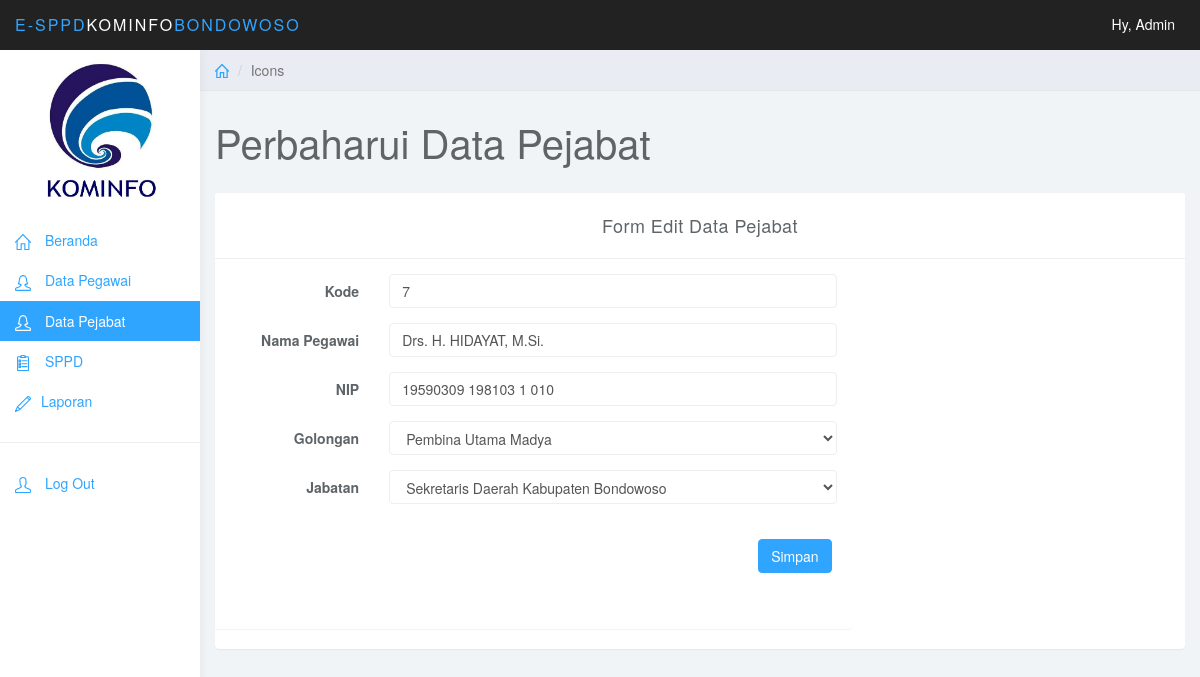
Screenshot of /editpejabat.php?kode_pegawai=7 with the database file from the repository.
### tables this page shows
CREATE TABLE IF NOT EXISTS `tb_pejabat` (
  `kode_pejabat` int(11) NOT NULL AUTO_INCREMENT,
  `nama_pejabat` varchar(100) NOT NULL,
  `nippj` varchar(30) NOT NULL,
  `kode_jabatan` varchar(100) NOT NULL,
  `kode_golongan` varchar(100) NOT NULL,
  PRIMARY KEY (`kode_pejabat`)
);

CREATE TABLE IF NOT EXISTS `tb_golongan` (
  `kode_golongan` int(10) NOT NULL AUTO_INCREMENT,
  `golongan` varchar(100) DEFAULT NULL,
  `eselon` varchar(50) DEFAULT NULL,
  PRIMARY KEY (`kode_golongan`)
);

CREATE TABLE IF NOT EXISTS `tb_jabatan` (
  `kode_jabatan` int(11) NOT NULL AUTO_INCREMENT,
  `jabatan` varchar(200) NOT NULL,
  PRIMARY KEY (`kode_jabatan`)
);

### editpejabat.php (the view, shortened to what this page needs)
<?php
$kodepegawai = $_GET['kode_pegawai'];
        $query =mysql_query("SELECT
tb_pejabat.kode_pejabat,
tb_pejabat.nama_pejabat,
tb_pejabat.nippj,
tb_golongan.golongan,
tb_golongan.kode_golongan,
tb_golongan.eselon,
tb_jabatan.jabatan,
tb_jabatan.kode_jabatan
FROM
tb_golongan
Inner Join tb_pejabat ON tb_pejabat.kode_golongan = tb_golongan.kode_golongan
Inner Join tb_jabatan ON tb_pejabat.kode_jabatan = tb_jabatan.kode_jabatan
 where kode_pejabat=$kodepegawai") or die (mysql_error());
        $data =mysql_fetch_array($query);
 ?>
<!DOCTYPE html>
<html>
<head>
<link href="css/bootstrap.min.css" rel="stylesheet">
<link href="css/datepicker3.css" rel="stylesheet">
<link href="css/styles.css" rel="stylesheet">
</head>
<body>
	<nav class="navbar navbar-inverse navbar-fixed-top" role="navigation">
		<div class="container-fluid">
			<div class="navbar-header">
			<a class="navbar-brand" href="#"><marquee><span>e-SPPD</span>KOMINFO<span>BONDOWOSO</span></marquee></a>
				<ul class="user-menu">
					<li class="dropdown pull-right">
						<a>Hy, Admin </a>
					</li>
				</ul>
			</div>
		</div>
	</nav>
	<div id="sidebar-collapse" class="col-sm-3 col-lg-2 sidebar">
		<img src="image/kominfo.jpg" width="200" height="170">
		<ul class="nav menu">
			<li><a href="beranda.php"><svg class="glyph stroked home"><use xlink:href="#stroked-home"/></svg> Beranda</a></li>
			<li><a href="pegawai.php"><svg class="glyph stroked female user"><use xlink:href="#stroked-female-user"/></svg> Data Pegawai</a></li>
			<li class="active"><a href="pejabat.php"><svg class="glyph stroked female user"><use xlink:href="#stroked-female-user"/></svg> Data Pejabat</a></li>
			<li><a href="sppd.php"><svg class="glyph stroked clipboard with paper"><use xlink:href="#stroked-clipboard-with-paper"/></svg> SPPD</a></li>
			<li><a href="laporan.php"><svg class="glyph stroked pencil"><use xlink:href="#stroked-pencil"></use></svg>Laporan</a></li>
			<li role="presentation" class="divider"></li>
			<li><a href="index.php"><svg class="glyph stroked male-user"><use xlink:href="#stroked-male-user"></use></svg> Log Out</a></li>
		</ul>
	</div>
	<div class="col-sm-9 col-sm-offset-3 col-lg-10 col-lg-offset-2 main">
		<div class="row">
			<ol class="breadcrumb">
				<li><a href="#"><svg class="glyph stroked home"><use xlink:href="#stroked-home"></use></svg></a></li>
				<li class="active">Icons</li>
			</ol>
		</div>
		<div class="row">
			<div class="col-lg-12">
				<h1 class="page-header">Perbaharui Data Pejabat</h1>
			</div>
		</div>
		<div class="panel panel-default">
		<div class="panel-heading" align="center">Form Edit Data Pejabat</div>
			<div class="row">
				<div class="col-md-8">
					<div class="panel panel-default">
						<div class="panel-body">
							<form class="form-horizontal"  method="post">
								<fieldset>
									<div class="form-group">
										<label class="col-md-3 control-label" for="name">Kode</label>
										<div class="col-md-9">
										<input id="name" name="kodepegawai" type="text" placeholder="Masukkan Kode" class="form-control" value="<?php  echo $data['kode_pejabat']; ?>">
										</div>
									</div>
									<div class="form-group">
										<label class="col-md-3 control-label" for="name">Nama Pegawai</label>
										<div class="col-md-9">
										<input id="name" name="namapegawai" type="text" placeholder="Masukkan Nama Pegawai" class="form-control" value="<?php  echo $data['nama_pejabat']; ?>">
										</div>
									</div>
									<div class="form-group">
										<label class="col-md-3 control-label" for="name">NIP</label>
										<div class="col-md-9">
										<input id="name" name="nip" type="text" placeholder="Masukkan Nomor Induk Pegawai" class="form-control" value="<?php  echo $data['nippj']; ?>">
										</div>
									</div>
									<div class="form-group">
										<label class="col-md-3 control-label" for="name">Golongan</label>
										<div class="col-md-9">
											<select class="form-control" name="namagolongan">
												<option value="<?php echo $data['kode_golongan'] ?>"><?php echo $data['golongan'] ?></option>
											</select>
										</div>
									</div>
									<div class="form-group">
										<label class="col-md-3 control-label" for="name">Jabatan</label>
										<div class="col-md-9">
											<select class="form-control" name="namajabatan">
												<option value="<?php echo $data['kode_jabatan'] ?>"><?php echo $data['jabatan'] ?></option>
											</select>
										</div>
									</div>
									<div class="form-group">
										<div class="col-md-12 widget-right">
											<button type="submit" class="btn btn-primary btn-md pull-right" name="update">Simpan</button>
										</div>
									</div>
								</fieldset>
							</form>
						</div>
					</div>
				</div>
			</div>
	</div>
</body>
</html>

### css/styles.css (style rules this page uses)
body { background: #f1f4f7; padding-top: 50px; color: #5f6468; }
a, a:hover, a:focus { color: #30a5ff; }
h1, h2, h3, h4, h5, h6 { color: #5f6468; }
h1 { font-weight: 300; font-size: 40px; }
.form-control { border: 1px solid #eee; box-shadow: none; }
.navbar-header .navbar-brand { color: #fff; font-size: 16px; text-transform: uppercase; font-weight: 500; letter-spacing: 2px; }
.navbar-header .navbar-brand span { color: #30a5ff; }
.btn-primary, .btn-primary:hover, .btn-primary:focus, .btn-primary:active, .btn-primary.active, .open > .dropdown-toggle.btn-primary, .btn-primary.disabled, .btn-primary[disabled], fieldset[disabled] .btn-primary, .btn-primary.disabled:hover, .btn-primary[disabled]:hover, fieldset[disabled] .btn-primary:hover, .btn-primary.disabled:focus, .btn-primary[disabled]:focus, fieldset[disabled] .btn-primary:focus, .btn-primary.disabled:active, .btn-primary[disabled]:active, fieldset[disabled] .btn-primary:active, .btn-primary.disabled.active, .btn-primary[disabled].active, fieldset[disabled] .btn-primary.active { background-color: #30a5ff; border-color: #30a5ff; }
.panel { border: 0; }
.panel-heading { font-size: 18px; font-weight: 300; letter-spacing: 0.025em; height: 66px; line-height: 45px; }
.panel-default .panel-heading { background: #fff; border-bottom: 1px solid #eee; color: #5f6468; }
.widget-right { text-align: left; line-height: 1.6em; margin: 0px; padding: 20px; height: 80px; color: #999; font-weight: 300; background: #fff; border-top-right-radius: 4px; border-bottom-right-radius: 4px; }
.navbar { border: 0; }
.user-menu { display: inline-block; margin-top: 14px; margin-right: 10px; float: right; list-style: none; padding: 0; }
.user-menu a { color: #fff; }
.sidebar { display: block; background-color: #fff; padding: 0; display: none; }
@media (min-width: 768px) { .sidebar { display: block; position: fixed; top: 50px; bottom: 0; left: 0; z-index: 1000; display: block; margin: 0; padding: 0; overflow-x: hidden; overflow-y: auto; background-color: #fff; box-shadow: 1px 0px 10px rgba(0, 0, 0, .05); } }
@media (min-width: 768px) { .navbar-header { width: 100%; } }
.sidebar ul.nav .active a, .sidebar ul.nav li.parent a.active, .sidebar ul.nav .active > a:hover, .sidebar ul.nav li.parent a.active:hover, .sidebar ul.nav .active > a:focus, .sidebar ul.nav li.parent a.active:focus { color: #fff; background-color: #30a5ff; }
.sidebar ul.nav li.divider { border-bottom: 1px solid #eee; margin: 20px 0; }
.breadcrumb { border-radius: 0; padding: 10px 15px; background: #e9ecf2; box-shadow: 0 1px 1px rgba(0, 0, 0, .05); margin: 0 ; }
h1.page-header { margin-top: 30px; border-bottom: 0; }
.sidebar .glyph, .user-menu .glyph { height: 16px; width: 16px; margin: 0 10px 0 0; stroke-width: 3px; }
.breadcrumb .glyph { height: 14px; width: 14px; margin: -2px 0 0 0; stroke-width: 4px; }

### rows the page displays
tb_pejabat: kodepegawai "7", namapegawai "Drs. H. HIDAYAT, M.Si.", nip "19590309 198103 1 010", namagolongan "Pembina Utama Madya", namajabatan "Sekretaris Daerah Kabupaten Bondowoso"
